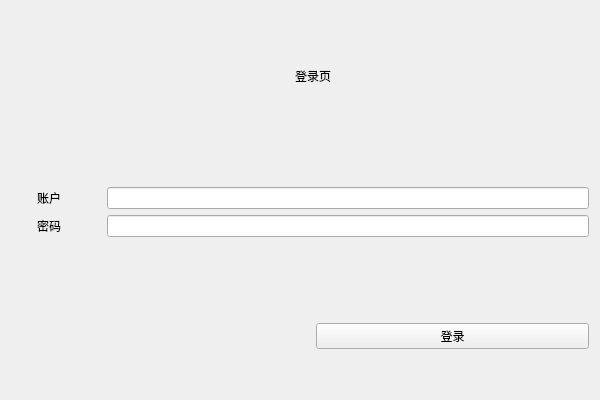
<?xml version="1.0" encoding="UTF-8"?>
<ui version="4.0">
 <class>login</class>
 <widget class="QWidget" name="login">
  <property name="geometry">
   <rect>
    <x>0</x>
    <y>0</y>
    <width>600</width>
    <height>400</height>
   </rect>
  </property>
  <property name="windowTitle">
   <string>登录页</string>
  </property>
  <layout class="QHBoxLayout" name="horizontalLayout_4">
   <item>
    <layout class="QVBoxLayout" name="verticalLayout_2">
     <item>
      <widget class="ImageLabel" name="ImageLabel"/>
     </item>
    </layout>
   </item>
   <item>
    <widget class="PixmapLabel" name="PixmapLabel"/>
   </item>
   <item>
    <layout class="QVBoxLayout" name="verticalLayout">
     <item>
      <widget class="TitleLabel" name="TitleLabel">
       <property name="text">
        <string>登录页</string>
       </property>
       <property name="alignment">
        <set>Qt::AlignCenter</set>
       </property>
      </widget>
     </item>
     <item>
      <spacer name="verticalSpacer">
       <property name="orientation">
        <enum>Qt::Vertical</enum>
       </property>
       <property name="sizeType">
        <enum>QSizePolicy::Fixed</enum>
       </property>
       <property name="sizeHint" stdset="0">
        <size>
         <width>20</width>
         <height>40</height>
        </size>
       </property>
      </spacer>
     </item>
     <item>
      <layout class="QHBoxLayout" name="horizontalLayout_2">
       <item>
        <widget class="StrongBodyLabel" name="StrongBodyLabel">
         <property name="text">
          <string>账户</string>
         </property>
        </widget>
       </item>
       <item>
        <spacer name="horizontalSpacer_2">
         <property name="orientation">
          <enum>Qt::Horizontal</enum>
         </property>
         <property name="sizeType">
          <enum>QSizePolicy::Fixed</enum>
         </property>
         <property name="sizeHint" stdset="0">
          <size>
           <width>40</width>
           <height>20</height>
          </size>
         </property>
        </spacer>
       </item>
       <item>
        <widget class="LineEdit" name="LineEdit_2"/>
       </item>
      </layout>
     </item>
     <item>
      <layout class="QHBoxLayout" name="horizontalLayout">
       <item>
        <widget class="StrongBodyLabel" name="StrongBodyLabel_2">
         <property name="text">
          <string>密码</string>
         </property>
        </widget>
       </item>
       <item>
        <spacer name="horizontalSpacer">
         <property name="orientation">
          <enum>Qt::Horizontal</enum>
         </property>
         <property name="sizeType">
          <enum>QSizePolicy::Fixed</enum>
         </property>
         <property name="sizeHint" stdset="0">
          <size>
           <width>40</width>
           <height>20</height>
          </size>
         </property>
        </spacer>
       </item>
       <item>
        <widget class="LineEdit" name="LineEdit"/>
       </item>
      </layout>
     </item>
     <item>
      <spacer name="verticalSpacer_2">
       <property name="orientation">
        <enum>Qt::Vertical</enum>
       </property>
       <property name="sizeType">
        <enum>QSizePolicy::Fixed</enum>
       </property>
       <property name="sizeHint" stdset="0">
        <size>
         <width>20</width>
         <height>80</height>
        </size>
       </property>
      </spacer>
     </item>
     <item>
      <layout class="QHBoxLayout" name="horizontalLayout_3">
       <item>
        <widget class="SwitchButton" name="SwitchButton">
         <property name="onText">
          <string>登录</string>
         </property>
         <property name="offText">
          <string>注册</string>
         </property>
        </widget>
       </item>
       <item>
        <widget class="PrimaryPushButton" name="PrimaryPushButton">
         <property name="text">
          <string>登录</string>
         </property>
        </widget>
       </item>
      </layout>
     </item>
     <item>
      <spacer name="verticalSpacer_3">
       <property name="orientation">
        <enum>Qt::Vertical</enum>
       </property>
       <property name="sizeType">
        <enum>QSizePolicy::Fixed</enum>
       </property>
       <property name="sizeHint" stdset="0">
        <size>
         <width>20</width>
         <height>40</height>
        </size>
       </property>
      </spacer>
     </item>
    </layout>
   </item>
  </layout>
 </widget>
 <customwidgets>
  <customwidget>
   <class>PushButton</class>
   <extends>QPushButton</extends>
   <header>qfluentwidgets</header>
  </customwidget>
  <customwidget>
   <class>PrimaryPushButton</class>
   <extends>PushButton</extends>
   <header>qfluentwidgets</header>
  </customwidget>
  <customwidget>
   <class>SwitchButton</class>
   <extends>QWidget</extends>
   <header>qfluentwidgets</header>
  </customwidget>
  <customwidget>
   <class>PixmapLabel</class>
   <extends>QLabel</extends>
   <header>qfluentwidgets</header>
  </customwidget>
  <customwidget>
   <class>StrongBodyLabel</class>
   <extends>QLabel</extends>
   <header>qfluentwidgets</header>
  </customwidget>
  <customwidget>
   <class>TitleLabel</class>
   <extends>QLabel</extends>
   <header>qfluentwidgets</header>
  </customwidget>
  <customwidget>
   <class>ImageLabel</class>
   <extends>QLabel</extends>
   <header>qfluentwidgets</header>
  </customwidget>
  <customwidget>
   <class>LineEdit</class>
   <extends>QLineEdit</extends>
   <header>qfluentwidgets</header>
  </customwidget>
 </customwidgets>
 <resources/>
 <connections/>
</ui>
